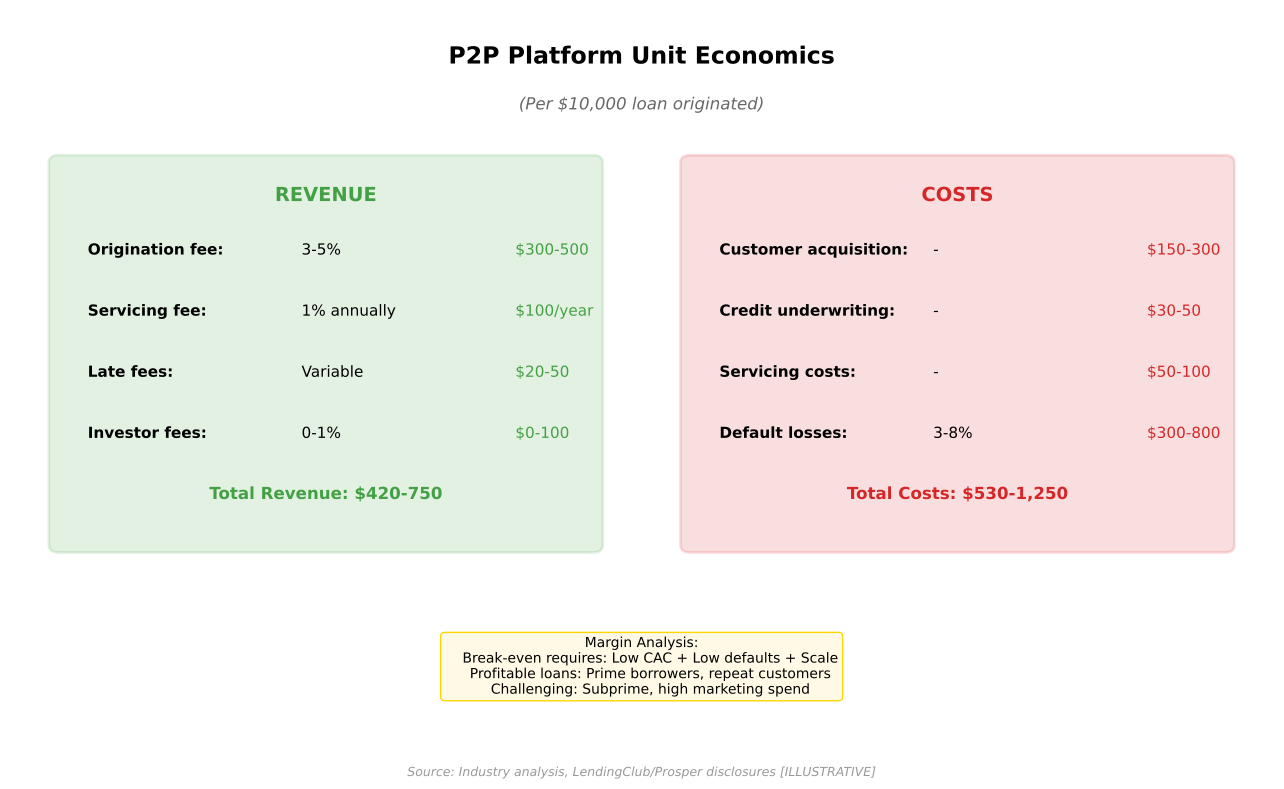

The script that saved this image:
"""
P2P Platform Economics
Shows the unit economics of P2P lending platforms

Output: p2p_platform_economics.pdf
Module: module_01_fintech
Lesson: 7 - P2P Lending
"""

from pathlib import Path
import matplotlib.pyplot as plt
import matplotlib.patches as mpatches
import numpy as np

CHART_METADATA = {
    'title': 'P2P Platform Economics',
    'module': 'module_01_fintech',
    'lesson': 7,
    'url': 'https://github.com/Digital-AI-Finance/digital-finance/tree/main/module_01_fintech/figures/p2p_platform_economics'
}

plt.rcParams.update({
    'font.size': 12,
    'axes.labelsize': 12,
})

def create_chart():
    """Create P2P platform economics diagram"""
    fig, ax = plt.subplots(figsize=(13, 8))
    ax.set_xlim(0, 13)
    ax.set_ylim(0, 10)
    ax.axis('off')

    # Title
    ax.text(6.5, 9.3, 'P2P Platform Unit Economics', fontsize=17, fontweight='bold', ha='center')
    ax.text(6.5, 8.7, '(Per $10,000 loan originated)', fontsize=12, ha='center',
           style='italic', color='#666666')

    # Revenue side (left)
    rev_box = mpatches.FancyBboxPatch((0.5, 3), 5.5, 5, boxstyle='round,pad=0.1',
                                       facecolor='#44A044', alpha=0.15,
                                       edgecolor='#44A044', lw=2)
    ax.add_patch(rev_box)
    ax.text(3.25, 7.5, 'REVENUE', ha='center', fontsize=14, fontweight='bold', color='#44A044')

    revenues = [
        ('Origination fee', '3-5%', '$300-500'),
        ('Servicing fee', '1% annually', '$100/year'),
        ('Late fees', 'Variable', '$20-50'),
        ('Investor fees', '0-1%', '$0-100'),
    ]
    for i, (item, rate, amount) in enumerate(revenues):
        ax.text(0.8, 6.8-i*0.8, f'{item}:', fontsize=11, fontweight='bold')
        ax.text(3, 6.8-i*0.8, rate, fontsize=11)
        ax.text(5.2, 6.8-i*0.8, amount, fontsize=11, color='#44A044')

    ax.text(3.25, 3.6, 'Total Revenue: $420-750', ha='center', fontsize=12, fontweight='bold',
           color='#44A044')

    # Cost side (right)
    cost_box = mpatches.FancyBboxPatch((7, 3), 5.5, 5, boxstyle='round,pad=0.1',
                                        facecolor='#D62728', alpha=0.15,
                                        edgecolor='#D62728', lw=2)
    ax.add_patch(cost_box)
    ax.text(9.75, 7.5, 'COSTS', ha='center', fontsize=14, fontweight='bold', color='#D62728')

    costs = [
        ('Customer acquisition', '-', '$150-300'),
        ('Credit underwriting', '-', '$30-50'),
        ('Servicing costs', '-', '$50-100'),
        ('Default losses', '3-8%', '$300-800'),
    ]
    for i, (item, rate, amount) in enumerate(costs):
        ax.text(7.3, 6.8-i*0.8, f'{item}:', fontsize=11, fontweight='bold')
        ax.text(9.5, 6.8-i*0.8, rate, fontsize=11)
        ax.text(11.7, 6.8-i*0.8, amount, fontsize=11, color='#D62728')

    ax.text(9.75, 3.6, 'Total Costs: $530-1,250', ha='center', fontsize=12, fontweight='bold',
           color='#D62728')

    # Margin analysis
    margin = """Margin Analysis:
    Break-even requires: Low CAC + Low defaults + Scale
    Profitable loans: Prime borrowers, repeat customers
    Challenging: Subprime, high marketing spend"""

    ax.text(6.5, 1.8, margin, ha='center', fontsize=10, va='top',
           bbox=dict(boxstyle='round', facecolor='#FFF9E6', edgecolor='#FFD700'))

    # Source
    fig.text(0.5, 0.02, 'Source: Industry analysis, LendingClub/Prosper disclosures [ILLUSTRATIVE]',
            fontsize=9, ha='center', style='italic', color='#999999')

    plt.tight_layout()

    output_path = Path(__file__).parent / 'p2p_platform_economics.pdf'
    plt.savefig(output_path, format='pdf', dpi=300, bbox_inches='tight')
    plt.close()
    print(f"Chart saved to: {output_path}")
    return output_path

if __name__ == '__main__':
    create_chart()
